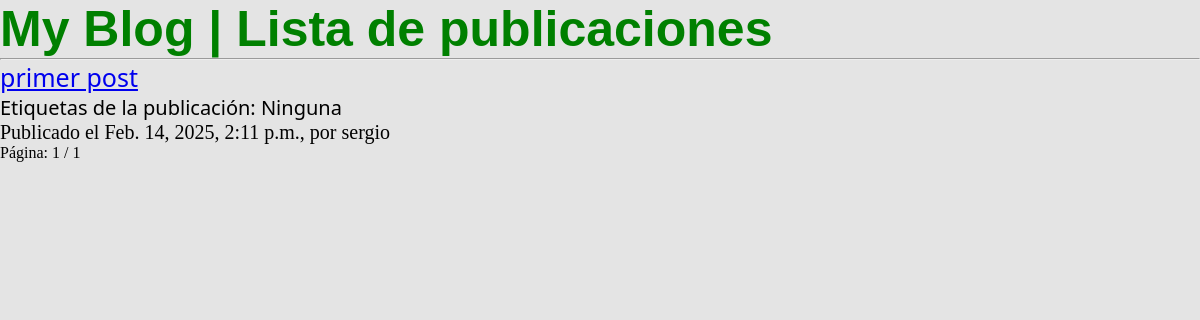
/blog/lista/?pagina=2, run on an earlier commit of the app's database.
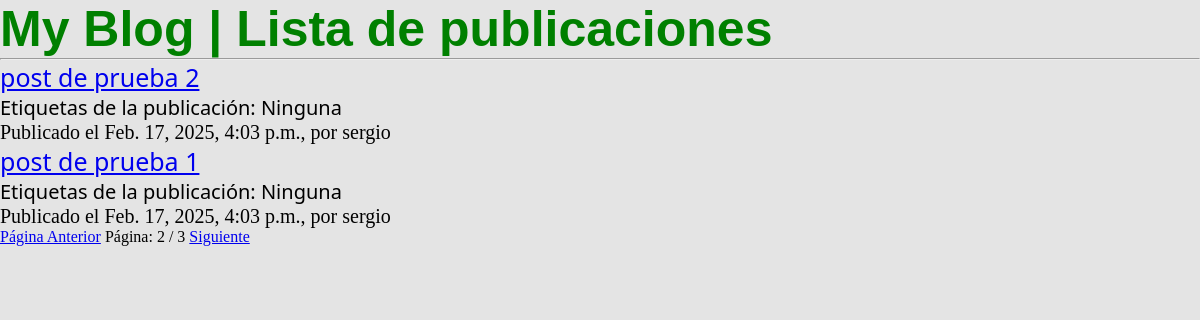
And on a later commit of the database.
### blog/models.py (models this page shows, shortened)
class Post(models.Model):
    STATUS_CHOICES = (
        ('borrador', 'Borrador'),
        ('publicado', 'Publicado'),
    )
    titulo = models.CharField(max_length=250)
    tema = models.CharField(max_length=250, unique_for_date='publicado')
    autor = models.ForeignKey(User, on_delete=models.CASCADE)
    cuerpo = models.TextField()
    publicado = models.DateTimeField(default=timezone.now)
    actualizado = models.DateTimeField(auto_now=True)
    estado = models.CharField(max_length=10, choices=STATUS_CHOICES, default='borrador')
    class Meta:
        ordering = ('-publicado',)
    def obtener_url_absoluto(self):
        return reverse('blog:detalles', args=[self.titulo, self.tema])
    tags = TaggableManager()

### blog/views.py (the view)
# urls.py: path('lista/', Lista_de_publicaciones, name='lista'),
def Lista_de_publicaciones(request, tag_slug=None):
    tag = None
    object_list = Post.objects.all()  # Inicializa object_list con todos los posts
    if tag_slug:
        tag = get_object_or_404(Tag, slug=tag_slug)
        object_list = object_list.filter(tags__in=[tag])  # Filtra solo si hay un tag
    paginacion = Paginator(object_list, 2)  # La paginación va después de la consulta
    pagina = request.GET.get('pagina')
    try:
        publicaciones = paginacion.page(pagina)
    except PageNotAnInteger:
        publicaciones = paginacion.page(1)
    except EmptyPage:
        publicaciones = paginacion.page(paginacion.num_pages)
    return render(request, 'lista_posts.html', {'publicaciones': publicaciones, 'tag': tag})

### blog/templates/lista_posts.html (shortened to what this page needs)
{% load static %}
<!DOCTYPE html>
<html lang="es">
<head>
    <link rel="stylesheet" href="{% static 'css/style.css' %}">
</head>
<body>
    <h1>My Blog | Lista de publicaciones</h1>
    <hr>
    {% for post in publicaciones %}
        <h2>
            <a href="{{post.obtener_url_absoluto}}">
                {{ post.titulo }}
            </a>
            <p class="tags"> Etiquetas de la publicación:
                {% if post.tags.all.count > 0 %}  {% for tag in post.tags.all %}
                        <a href="{% url 'blog:lista_tags' tag.slug %}">
                            {{ tag.name }}
                        </a>
                    {% if not forloop.last %}, {% endif %}
                    {% endfor %}
                {% else %}
                    Ninguna
                {% endif %}
            </p>
        </h2>
        <p>
            Publicado el {{ post.publicado }}, por {{post.autor}}
        </p>
    {% endfor %}
    <div id="paginacion">
        <span>
            {% if publicaciones.has_previous %}
                <a href="?pagina={{publicaciones.previous_page_number}}">Página Anterior</a>
            {% endif %}
            <span>
                Página: {{ publicaciones.number }} / {{ publicaciones.paginator.num_pages }}
            </span>
            {% if publicaciones.has_next %}
            <a href="?pagina={{publicaciones.next_page_number}}">Siguiente</a>
            {% endif %}
        </span>
    </div>
</body>
</html>

What changed in the data, as far as the page shows it:
no longer on this page (row unchanged): Post: titulo "primer post", shows "Ninguna", publicado "Feb. 14, 2025, 2:11 p.m.", autor "sergio"
added Post: titulo "post de prueba 2", shows "Ninguna", publicado "Feb. 17, 2025, 4:03 p.m.", autor "sergio"
added Post: titulo "post de prueba 1", shows "Ninguna", publicado "Feb. 17, 2025, 4:03 p.m.", autor "sergio"
Also different on the page:
{{ publicaciones.number }}: "1" → "2"
{{ publicaciones.paginator.num_pages }}: "1" → "3"
text now shown: "Página Anterior Siguiente"
